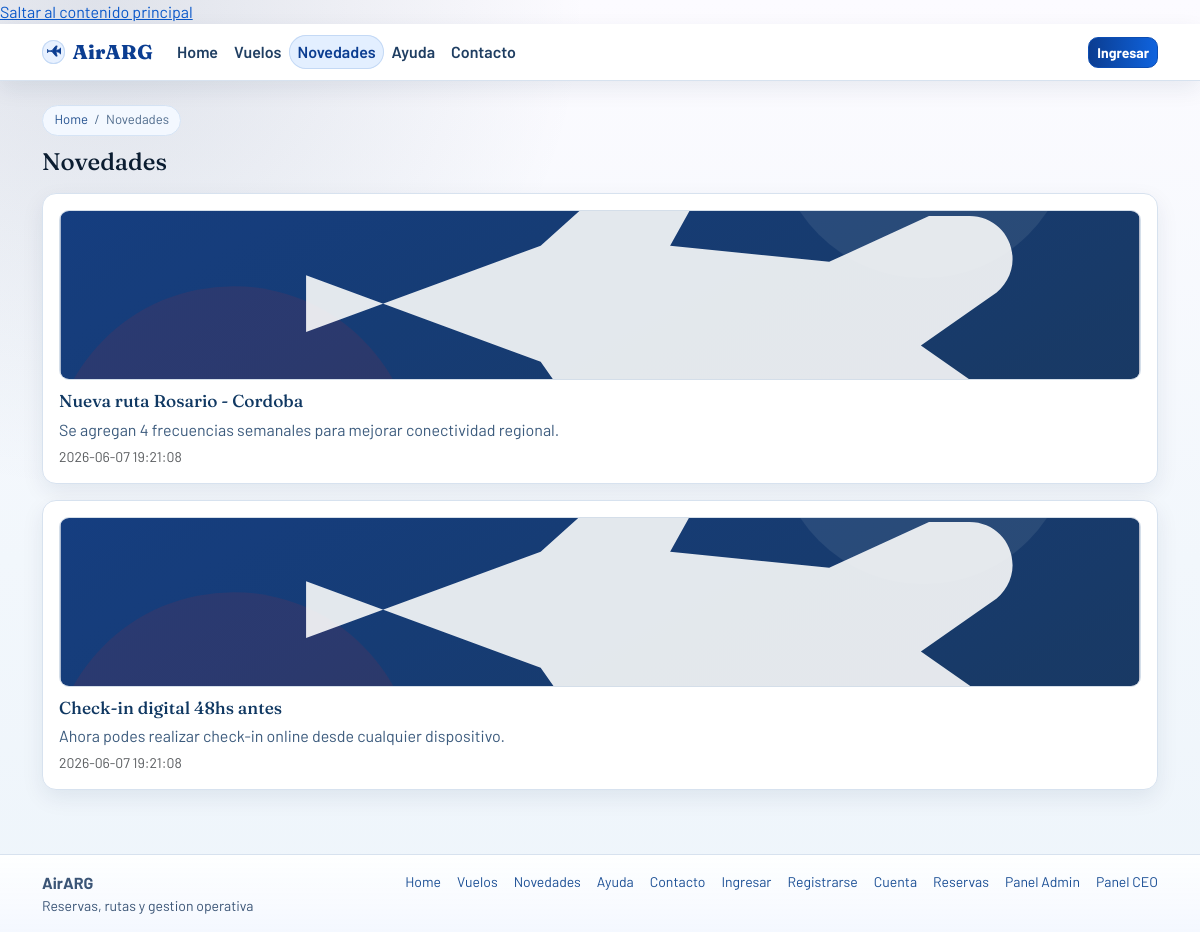
Page /index.php?page=news on the committed database.
### tables this page shows
CREATE TABLE news (
  id INT AUTO_INCREMENT PRIMARY KEY,
  title VARCHAR(180) NOT NULL,
  content TEXT NOT NULL,
  created_at TIMESTAMP DEFAULT CURRENT_TIMESTAMP
);

### app/helpers/view.php (called while the page is built, shortened)
<?php
function view(string $page, array $data = []): void
{
    extract($data);
    require __DIR__ . '/../views/partials/header.php';
    require __DIR__ . '/../views/partials/navbar.php';
    require __DIR__ . '/../views/pages/' . $page . '.php';
    require __DIR__ . '/../views/partials/footer.php';
}
function paginate(int $totalItems, int $perPage, int $currentPage): array
{
    $totalPages = max(1, (int) ceil($totalItems / $perPage));
    $currentPage = max(1, min($currentPage, $totalPages));
    $offset = ($currentPage - 1) * $perPage;
    return [
        'total_pages' => $totalPages,
        'current_page' => $currentPage,
        'offset' => $offset,
        'limit' => $perPage,
    ];
}

### app/core/Database.php (called while the page is built)
<?php
class Database
{
    private static ?PDO $pdo = null;
    public static function connection(): PDO
    {
        if (self::$pdo === null) {
            $dsn = 'mysql:host=' . DB_HOST . ';port=' . DB_PORT . ';dbname=' . DB_NAME . ';charset=utf8mb4';
            self::$pdo = new PDO($dsn, DB_USER, DB_PASS, [
                PDO::ATTR_ERRMODE => PDO::ERRMODE_EXCEPTION,
                PDO::ATTR_DEFAULT_FETCH_MODE => PDO::FETCH_ASSOC,
            ]);
        }
        return self::$pdo;
    }
}

### app/models/News.php (called while the page is built, shortened)
<?php
class News
{
    public static function countAll(): int
    {
        $stmt = Database::connection()->query('SELECT COUNT(*) AS c FROM news');
        $row = $stmt->fetch();
        return (int) $row['c'];
    }
    public static function paginated(int $limit, int $offset): array
    {
        $sql = 'SELECT * FROM news ORDER BY created_at DESC LIMIT :limit OFFSET :offset';
        $stmt = Database::connection()->prepare($sql);
        $stmt->bindValue(':limit', $limit, PDO::PARAM_INT);
        $stmt->bindValue(':offset', $offset, PDO::PARAM_INT);
        $stmt->execute();
        return $stmt->fetchAll();
    }
}

### app/views/pages/news.php (the view, shortened to what this page needs)
<section aria-labelledby="news-page-title">
  <nav class="breadcrumb-air" aria-label="Breadcrumb">
    <a href="<?php echo BASE_URL; ?>/index.php?page=home">Home</a>
    <span>/</span>
    <span aria-current="page">Novedades</span>
  </nav>
  <h1 id="news-page-title" class="h4 mb-3">Novedades</h1>
  <?php
  $newsImages = [
    'https://images.unsplash.com/photo-1529074963764-98f45c47344b?auto=format&fit=crop&w=1200&q=80',
    'https://images.unsplash.com/photo-1517479149777-5f3b1511d5ad?auto=format&fit=crop&w=1200&q=80',
    'https://images.unsplash.com/photo-1530521954074-e64f6810b32d?auto=format&fit=crop&w=1200&q=80',
    'https://images.unsplash.com/photo-1570710891163-6d3b5c47248b?auto=format&fit=crop&w=1200&q=80',
  ];
  ?>
  <?php if (empty($news)): ?>
    <div class="empty-state">
      <span class="empty-state-illustration" aria-hidden="true">
        <svg viewBox="0 0 24 24" focusable="false"><path d="M4 6h16v12H4zM8 10h8M8 14h5"></path></svg>
      </span>
      <h2 class="h6 mb-2">No hay novedades por el momento</h2>
      <p class="mb-0">En breve vas a ver anuncios, promociones y actualizaciones de vuelos.</p>
    </div>
  <?php else: ?>
    <?php foreach ($news as $index => $item): ?>
      <article class="card p-3 mb-3">
        <img class="news-cover" src="<?php echo htmlspecialchars($newsImages[$index % count($newsImages)]); ?>" alt="Imagen de referencia para novedad de vuelos" loading="lazy" data-placeholder="1" data-placeholder-label="Novedad de vuelos">
        <h2 class="h6 news-card-title"><?php echo htmlspecialchars($item['title']); ?></h2>
        <p class="mb-1 news-card-text"><?php echo htmlspecialchars($item['content']); ?></p>
        <small class="text-muted"><?php echo htmlspecialchars($item['created_at']); ?></small>
      </article>
    <?php endforeach; ?>
  <?php endif; ?>
</section>

### rows in the picture
news: title "Nueva ruta Rosario - Cordoba", content "Se agregan 4 frecuencias semanales para mejorar conectividad regional.", created_at "2026-06-07 19:21:08"
news: title "Check-in digital 48hs antes", content "Ahora podes realizar check-in online desde cualquier dispositivo.", created_at "2026-06-07 19:21:08"
